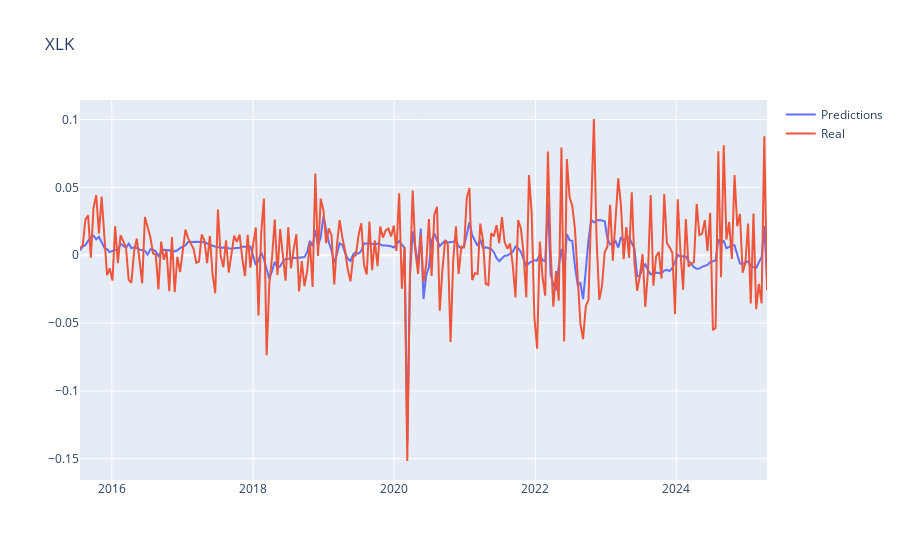

Notebook cell for this chart:
### Code cell
import plotly.graph_objs as go
from plotly.subplots import make_subplots

etf = 'XLK'
sorted_idx = date_of_inputs[etf].argsort()

fig = make_subplots(rows=1, cols=1, shared_xaxes=True)
fig.add_trace(go.Scatter(x = date_of_inputs[etf][sorted_idx], y = predictions[etf][sorted_idx], name='Predictions'), 1, 1)
fig.add_trace(go.Scatter(x = date_of_inputs[etf][sorted_idx], y = actual_targets[etf][sorted_idx], name='Real'), 1, 1)
fig.update_layout(title=f'{etf}')

### Figure 1 — Plotly figure (JSON) as saved in the notebook; plotly's stock layout.template omitted (floating-point values rounded to 4 significant figures; data arrays with more than 128 entries replaced by an {"elided": "..."} marker saying what was removed)
{"data": [{"name": "Predictions", "type": "scatter", "x": {"elided": "255 str values"}, "xaxis": "x", "y": {"elided": "255 float values"}, "yaxis": "y"}, {"name": "Real", "type": "scatter", "x": {"elided": "255 str values"}, "xaxis": "x", "y": {"elided": "255 float values"}, "yaxis": "y"}], "layout": {"title": {"text": "XLK"}, "xaxis": {"anchor": "y", "domain": [0, 1]}, "yaxis": {"anchor": "x", "domain": [0, 1]}}}
